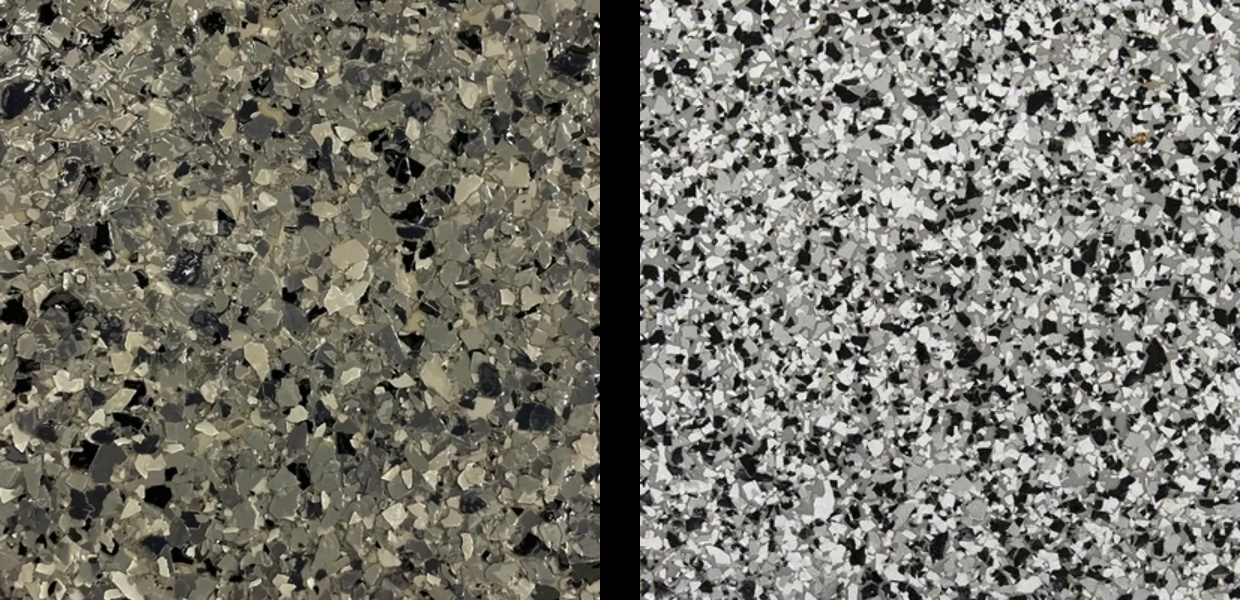
#> input picture tools/colors/nightfall-capture.jpg, 1240 x 600 px
$ python -i add_blend.py   (imports and definitions only)
#> lines starting #> are read from the running program, lines starting #| are printed output that depends on the picture
#> further down, picture is the input picture: PIL image 1240x600 RGB; mean R, G, B 116.5, 115, 106.1
"""Add a chip blend to the visualizer from The Coating Crew's own swatch photo.

Their newer swatch photos are closer shots than the older ones, so the chips look bigger. This script measures
the chip size against a reference swatch in the same capture, shrinks the photo so the chips match the other
blends, and then lays that sample out into the three images the site uses:
  img/colors/<slug>.jpg     260 px swatch
  img/colors/s/<slug>.webp  160 px thumbnail for the sample board
  img/colors/l/<slug>.webp  160 px close-up for the loupe
  img/colors/tex/<slug>.jpg 1024 px floor texture that repeats without visible seams
Colors are not changed. The larger images are built by placing pieces of the sample side by side.

Usage: python3 tools/colors/add_blend.py <capture.png> <name> [chip size ratio]
The capture holds the new swatch in its left square and a reference swatch (Domino) in its right square.
The measured ratio is a starting point; Nightfall was set by eye to 1.9, comparing chips against Domino and Gunflint.
"""
import os
import sys

import numpy as np
from PIL import Image, ImageFilter

ROOT = os.path.abspath(os.path.join(os.path.dirname(__file__), '..', '..'))


def chip_size(im):
    """How big the chips are, in pixels: the image is cut to its light, middle and dark chips, and the
    typical run of one tone along rows and columns is measured."""
    g = np.asarray(im.convert('L').filter(ImageFilter.GaussianBlur(1.2))).astype(float)
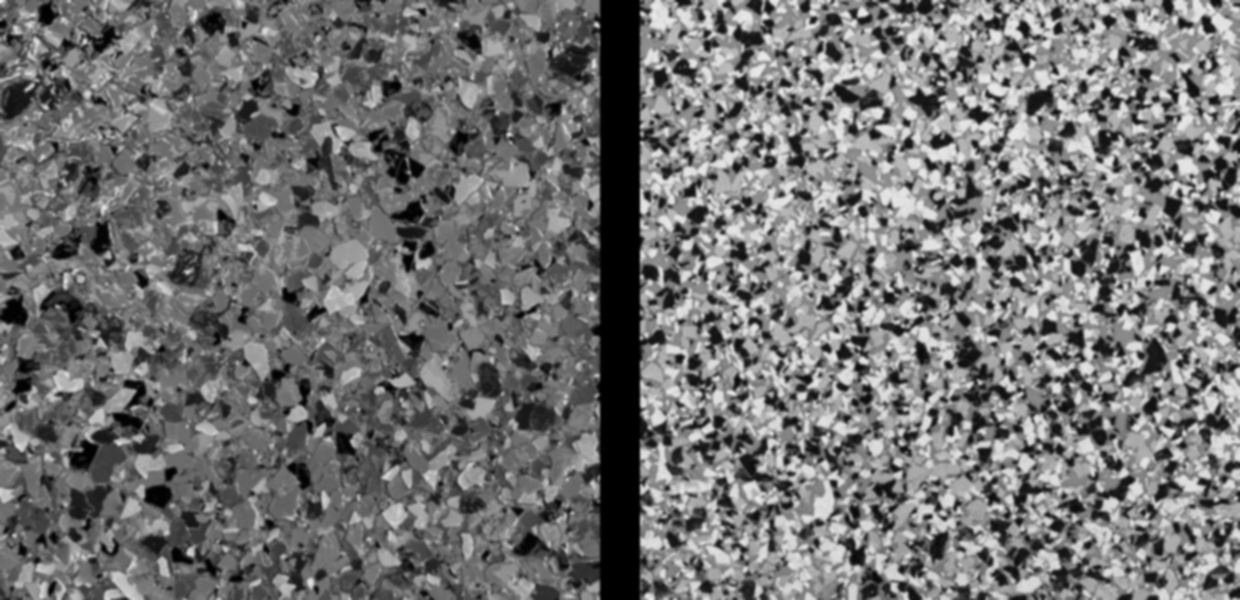
#> g: shape (600, 1240) float64; min 0, max 235, mean 114.4
    q = np.digitize(g, np.percentile(g, [33, 66]))
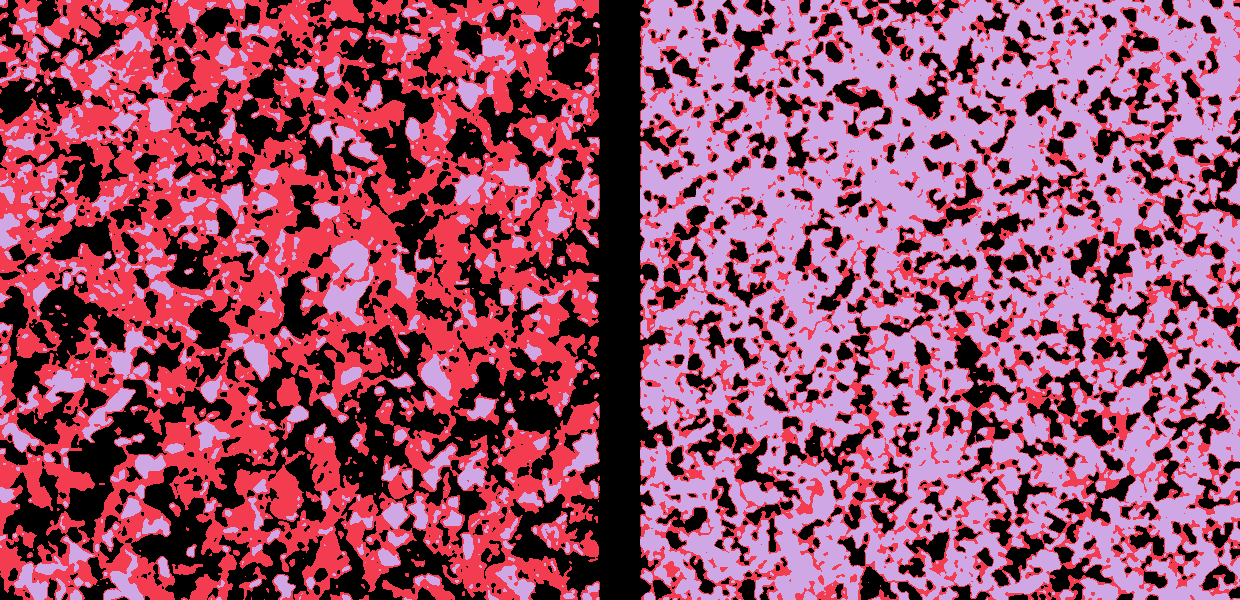
#> q: shape (600, 1240) int64; 3 distinct labels, from 0 to 2; one colour per label, 0 black
    runs = []
    for arr in (q, q.T):
        change = np.diff(arr, axis=1) != 0
        runs.append(arr.shape[1] / (change.sum(axis=1) + 1))
#> this loop made 2 passes
#> pass 1, in chip_size, `change = np.diff(arr, axis=1) != 0`:
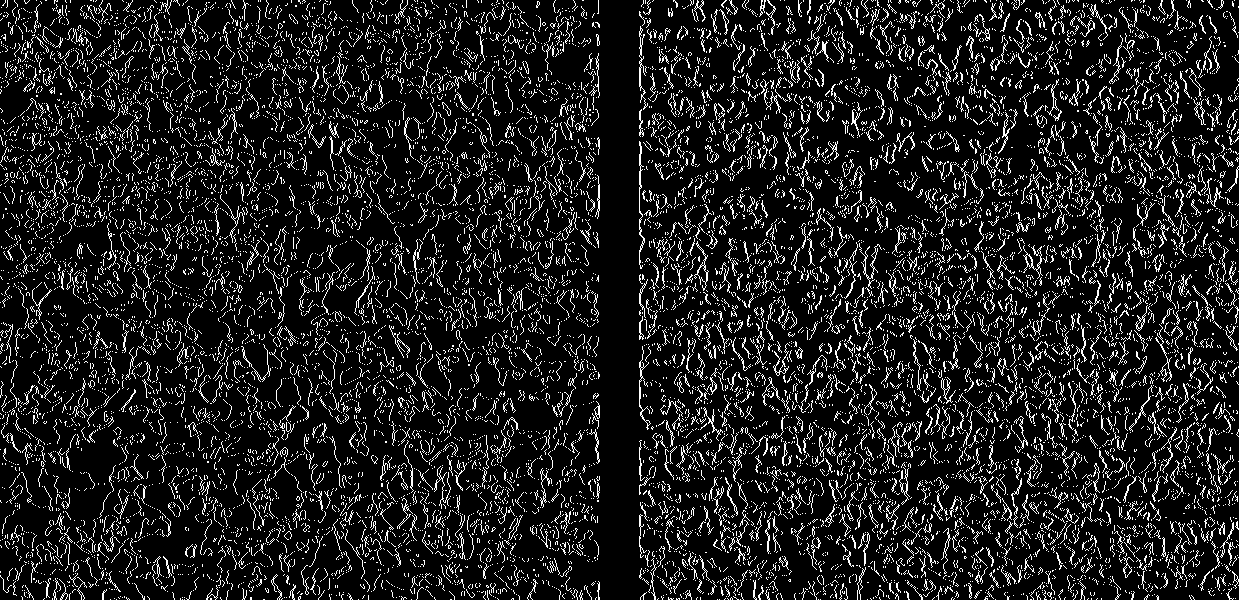
#> change: shape (600, 1239) bool; 12% white in thin lines or dots
#> pass 2, in chip_size, `change = np.diff(arr, axis=1) != 0`:
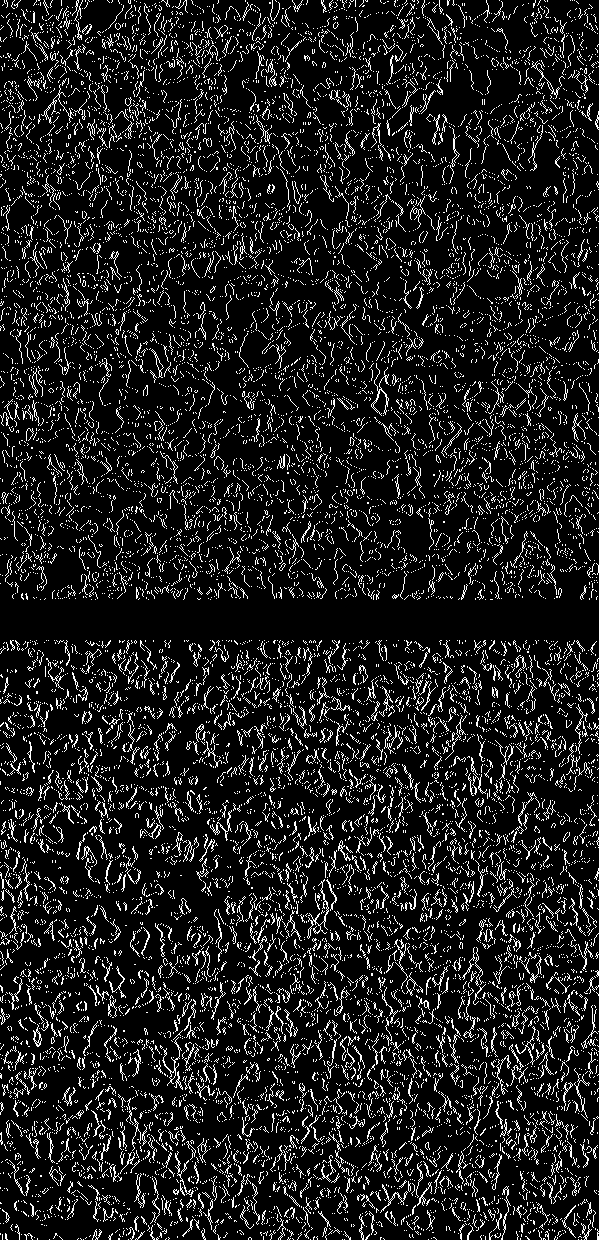
#> change: shape (1240, 599) bool; 11.6% white in thin lines or dots
#> after the loop, runs = 2 items
    return float(np.median(np.concatenate(runs)))


# [54 lines left out: functions quilt, main, not called in this run]


# [2 lines not run here, left out]

>>> from PIL import Image
>>> picture = Image.open('nightfall-capture.jpg')
>>> result = chip_size(picture)
#> result = 8.32
